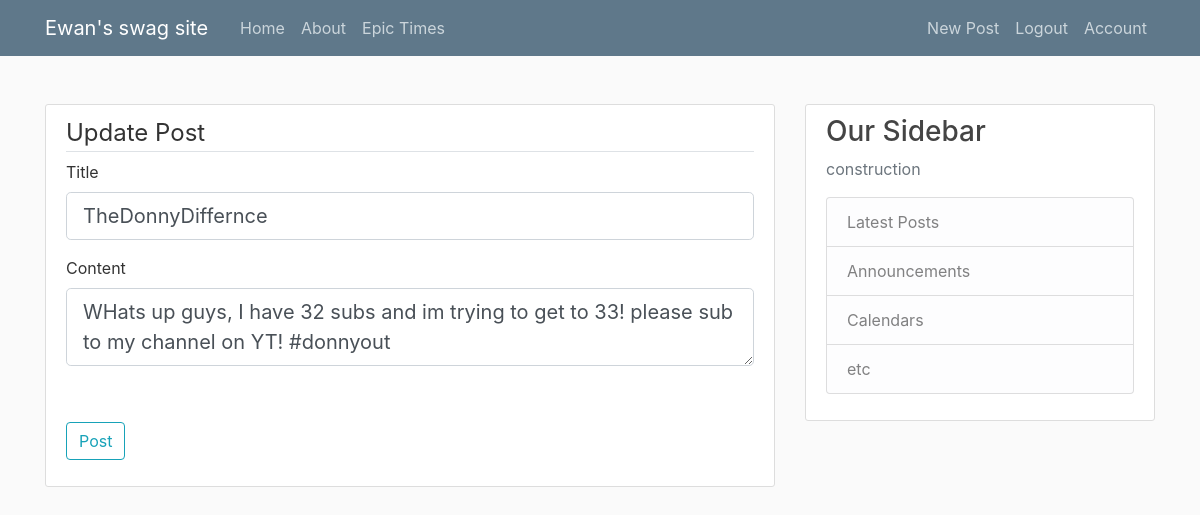
The page /post/9/edit (signed in) on the database its author committed.
### flask_attempt/models.py (models this page shows, shortened)
class Post(db.Model):
    id = db.Column(db.Integer, primary_key=True)
    title = db.Column(db.String(100), nullable=False)
    date_posted = db.Column(db.DateTime, nullable=False, default=datetime.utcnow)
    content = db.Column(db.Text, nullable=False)
    user_id = db.Column(db.Integer, db.ForeignKey('user.id'), nullable=False)

### flask_attempt/routes.py (the view)
@app.route("/post/<int:post_id>/edit", methods = ['GET','POST'])
@login_required
def edit_post(post_id):
    post = Post.query.get_or_404(post_id)
    if post.author != current_user:
        abort(403)
    form = PostForm()
    if form.validate_on_submit():
        post.title = form.title.data
        post.content = form.content.data
        db.session.commit()
        flash('Your post has been updated!', 'success')
        return redirect(url_for('post', post_id = post.id))
    elif request.method == 'GET':
        form.title.data = post.title
        form.content.data = post.content
    return render_template('create_post.html', title = "Update Post", form = form, legend = 'Update Post')

### flask_attempt/forms.py
class PostForm(FlaskForm):
    title = StringField('Title', validators = [DataRequired()])
    content = TextAreaField('Content', validators = [DataRequired()])
    submit = SubmitField('Post')

### flask_attempt/models.py (called while the page is built)
@login_manager.user_loader
def load_user(user_id):
    return User.query.get(int(user_id))

### flask_attempt/templates/create_post.html (shortened to what this page needs)
﻿{% extends "layout.html" %}
{% block content %}
<div class="content-section">
    <form method="POST" , action="">
        <fieldset class="form-group">
            <legend class="border-bottom mg-4">{{ legend }}</legend>
            <div class="form-group">
                {{ form.title.label(class = "form-control-label")}}
                {% if form.title.errors %}
                {{ form.title(class = "form-control form-control-lg is-invalid")}}
                <div class=" invalid-feedback ">
                    {% for error in form.title.errors %}
                    <span> {{ error }}</span>
                    {% endfor %}
                </div>
                {% else %}
                {{ form.title(class = "form-control form-control-lg")}}
                {% endif %}
            </div>
            <div class="form-group">
                {{ form.content.label(class = "form-control-label")}}
                {% if form.content.errors %}
                {{ form.content(class = "form-control form-control-lg is-invalid")}}
                <div class=" invalid-feedback ">
                    {% for error in form.content.errors %}
                    <span> {{ error }}</span>
                    {% endfor %}
                </div>
                {% else %}
                {{ form.content(class = "form-control form-control-lg")}}
                {% endif %}
            </div>
        </fieldset>
        <div class="form-group">
            <br />
            {{ form.submit(class = "btn btn-outline-info")}}
        </div>
    </form>
</div>
{% endblock content %}

### flask_attempt/static/main.css (style rules this page uses)
body { background: #fafafa; color: #333333; margin-top: 5rem; }
.content-section { background: #ffffff; padding: 10px 20px; border: 1px solid #dddddd; border-radius: 3px; margin-bottom: 20px; }

### rows shown on the page
Post: title "TheDonnyDiffernce", content "WHats up guys, I have 32 subs and im trying to get to 33! please sub to my channel on YT! #donnyout"

### other values the page prints
{{ legend }} "Update Post"
